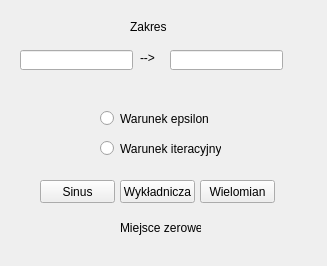
<?xml version="1.0" encoding="UTF-8"?>
<ui version="4.0">
 <class>Controller</class>
 <widget class="QWidget" name="Controller">
  <property name="geometry">
   <rect>
    <x>0</x>
    <y>0</y>
    <width>327</width>
    <height>266</height>
   </rect>
  </property>
  <property name="windowTitle">
   <string>Form</string>
  </property>
  <widget class="QLineEdit" name="One">
   <property name="geometry">
    <rect>
     <x>20</x>
     <y>50</y>
     <width>113</width>
     <height>20</height>
    </rect>
   </property>
  </widget>
  <widget class="QLineEdit" name="Two">
   <property name="geometry">
    <rect>
     <x>170</x>
     <y>50</y>
     <width>113</width>
     <height>20</height>
    </rect>
   </property>
  </widget>
  <widget class="QRadioButton" name="radioButton_1">
   <property name="geometry">
    <rect>
     <x>100</x>
     <y>110</y>
     <width>111</width>
     <height>17</height>
    </rect>
   </property>
   <property name="text">
    <string>Warunek epsilon</string>
   </property>
  </widget>
  <widget class="QRadioButton" name="radioButton_2">
   <property name="geometry">
    <rect>
     <x>100</x>
     <y>140</y>
     <width>121</width>
     <height>17</height>
    </rect>
   </property>
   <property name="text">
    <string>Warunek iteracyjny</string>
   </property>
  </widget>
  <widget class="QPushButton" name="Sinus">
   <property name="geometry">
    <rect>
     <x>40</x>
     <y>180</y>
     <width>75</width>
     <height>23</height>
    </rect>
   </property>
   <property name="text">
    <string>Sinus</string>
   </property>
  </widget>
  <widget class="QPushButton" name="Exp">
   <property name="geometry">
    <rect>
     <x>120</x>
     <y>180</y>
     <width>75</width>
     <height>23</height>
    </rect>
   </property>
   <property name="text">
    <string>Wykładnicza</string>
   </property>
  </widget>
  <widget class="QPushButton" name="Wielomian">
   <property name="geometry">
    <rect>
     <x>200</x>
     <y>180</y>
     <width>75</width>
     <height>23</height>
    </rect>
   </property>
   <property name="text">
    <string>Wielomian</string>
   </property>
  </widget>
  <widget class="QLabel" name="label">
   <property name="geometry">
    <rect>
     <x>130</x>
     <y>20</y>
     <width>47</width>
     <height>13</height>
    </rect>
   </property>
   <property name="text">
    <string>Zakres</string>
   </property>
  </widget>
  <widget class="QLabel" name="label_2">
   <property name="geometry">
    <rect>
     <x>140</x>
     <y>50</y>
     <width>31</width>
     <height>16</height>
    </rect>
   </property>
   <property name="text">
    <string>--&gt;</string>
   </property>
  </widget>
  <widget class="QLabel" name="MiejsceZerowe">
   <property name="geometry">
    <rect>
     <x>120</x>
     <y>220</y>
     <width>81</width>
     <height>16</height>
    </rect>
   </property>
   <property name="text">
    <string>Miejsce zerowe</string>
   </property>
  </widget>
 </widget>
 <resources/>
 <connections/>
</ui>
